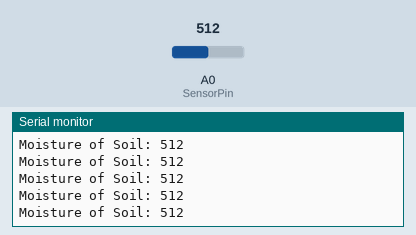
This sketch was run on a simulated ESP8266 (NodeMCU). Shown: the last lines printed to the serial monitor. Inputs (shaded band) come from the test bench; at power-on: A0 (SensorPin) = 512. WiFi joins after 1.5 s; servers stay silent unless stated.

Above: at 3.0 s.
3.1 s: A0 (SensorPin) set to 110
At 3.7 s:
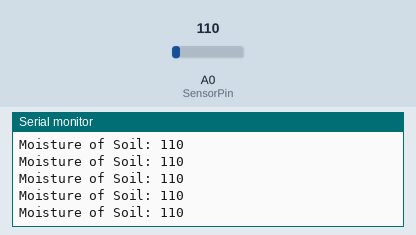
6.1 s: A0 (SensorPin) set to 95
At 6.8 s:
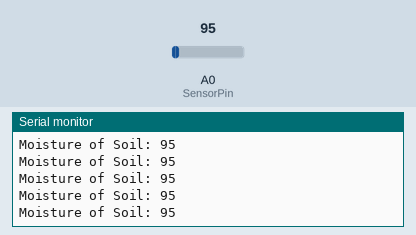
Timing chart, 0 to 9.1 s (numbered marks = the images above; inputs shaded):
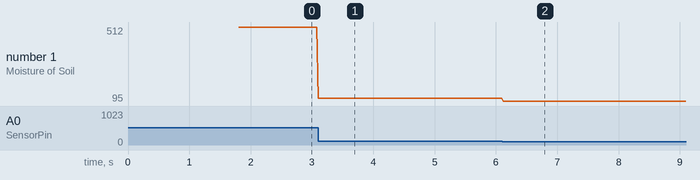

The sketch:

sketch_apr09a.ino
```cpp
#define BLYNK_PRINT Serial
#include <ESP8266WiFi.h>
#include <BlynkSimpleEsp8266.h>

char auth[] = "NMDfKgoYY4JqjCFkvl35wbx9eLZfUZer";
char ssid[] = "@Porntip AB1_2.4G";    //char ssid[] = "POCO X3 Pro";
char pass[] = "M0868524422";    //char pass[] = "1122334455";

int SensorPin = A0;   //พื้นที่ใช้รับค่า A0
int Sensor = 0;    //ตัวแปรของความชื้นในดิน เริ่มต้นที่ 0

void setup()
{
  Serial.begin(9600);
  Blynk.begin(auth, ssid, pass);
}

void loop()
{
  Blynk.run();

  Sensor = analogRead(SensorPin);
  Sensor = map(Sensor, 0, 1023, 0, 1023);

  Blynk.virtualWrite(V1, Sensor);    //โค้ดส่งค่าขึ้นแสดงบนแอป Blynk

  Serial.print("Moisture of Soil: ");   //ตั้งชื่อคำนำหน้า
  Serial.println(Sensor);    //เรียกดูค่า Sensor ใน Serial ว่ามีค่าเท่าไหร่
}
```

Measured:
- after the input at 3.1 s, the serial monitor: prints a new line at once (image 1)
- after the input at 6.1 s, the serial monitor: prints a new line at once (image 2)
- plotted number 1: 512 → 110 after the input at 3.1 s, 110 → 95 after the input at 6.1 s
